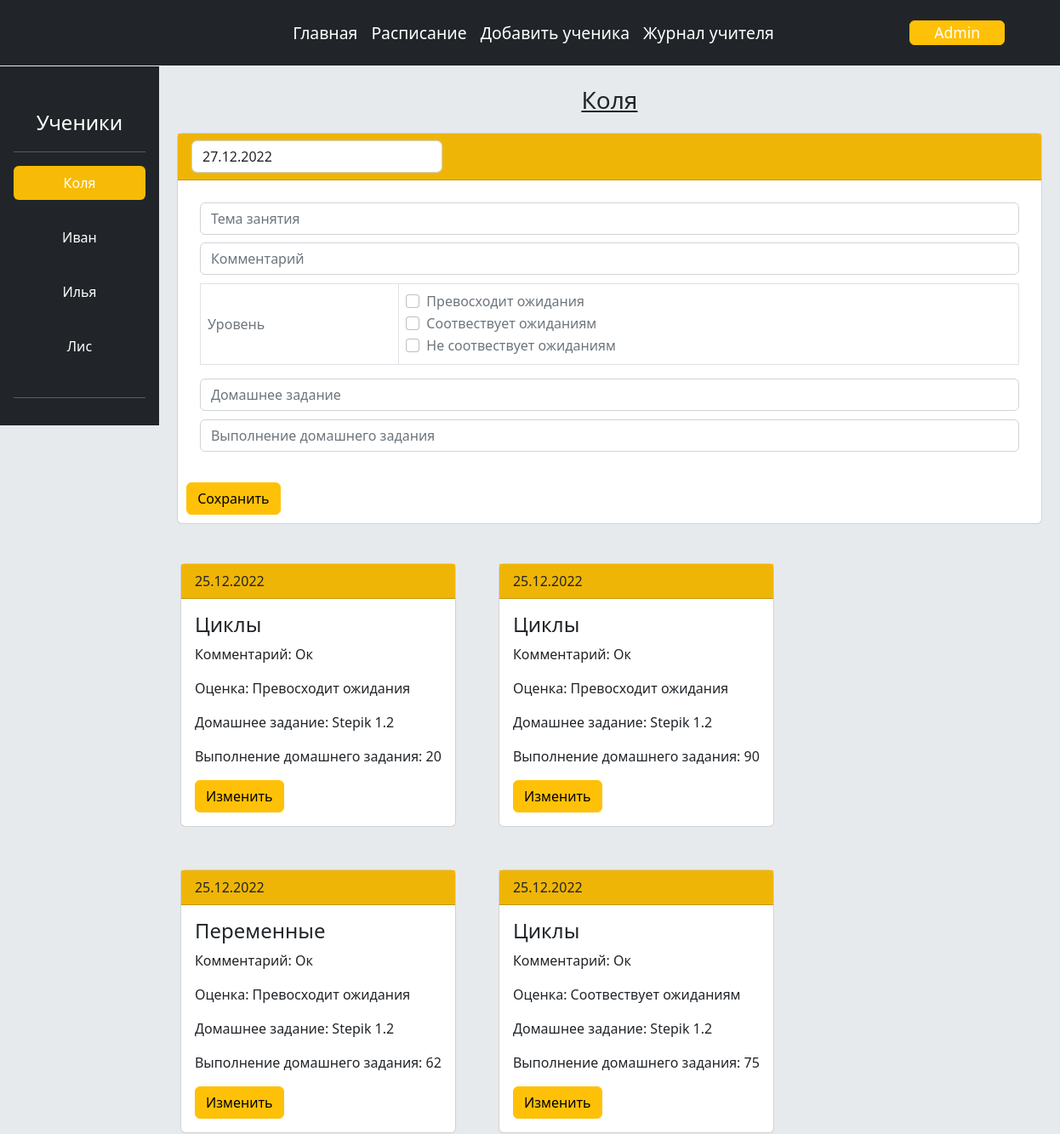
Before: /journal/3 (signed in, upper part) with the older database file.
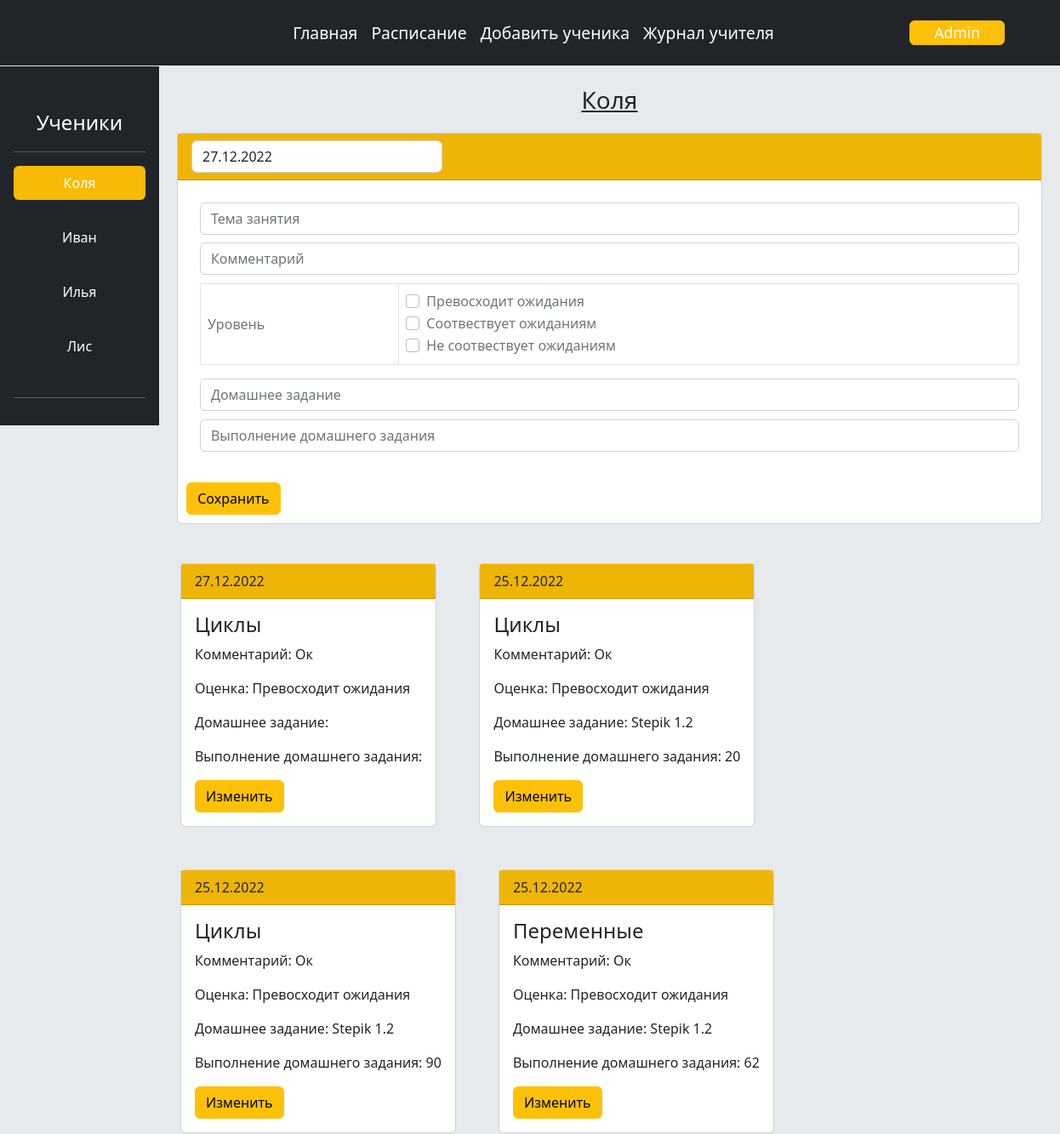
After: the same page with the newer database file.
### data/student.py (models this page shows)
class Student(SqlAlchemyBase):
    __tablename__ = 'students'
    id = sqlalchemy.Column(sqlalchemy.Integer, primary_key=True, autoincrement=True)
    name = sqlalchemy.Column(sqlalchemy.String, nullable=True)
    phone = sqlalchemy.Column(sqlalchemy.String, nullable=True)
    link = sqlalchemy.Column(sqlalchemy.String, nullable=True)
    data_lesson = sqlalchemy.Column(sqlalchemy.String, nullable=True)
    class_student = sqlalchemy.Column(sqlalchemy.String)
    def get_info(self):
        temp = self.data_lesson.split(";")
        day = []
        time = {}
        for i in temp:
            day.append(i.split("-")[0])
            time[i.split("-")[0]] = i.split("-")[1]
        return [str(self.id), self.name, self.link, self.phone, day, time, self.class_student]

### tables this page shows
CREATE TABLE user3 (
            id  INT PRIMARY KEY,
            data_lesson TEXT,
            topic TEXT,
            comment TEXT,
            level TEXT,
            homework TEXT,
            homework_mark TEXT);

### main.py (the view, shortened to what this page needs)
@app.route('/journal/<id>', methods=['GET', 'POST'])
@login_required
def journal(id):
    form = AddInfoForm()
    db_sess = db_session.create_session()
    studets = db_sess.query(Student).all()
    st = []
    for i in studets:
        st.append(i.get_info())
    db_sess.close()
    if id == '0':
        return render_template("journal_page.html", students=st, href="/journal/", indentificator=id)
    else:
        st_active = []
        for i in st:
            if i[0] == id:
                st_active = i
                break
        stutent_info = func_student.get_student_info(id)
        return render_template("journal_page.html", students=st, href="/journal/",
                               indentificator=id, student_active=st_active, stutent_info=stutent_info,
                               form=form, today=datetime.datetime.now().strftime("%d.%m.%Y"))

### forms/add_info_student.py
class AddInfoForm(FlaskForm):
    data = StringField('Дата занятия', validators=[DataRequired()])
    topic = StringField('Тема', validators=[DataRequired()])
    level = StringField('Уровень', validators=[DataRequired()])
    comment = StringField('Комментарий', validators=[DataRequired()])
    homework = StringField('Домашнее задание', validators=[DataRequired()])
    homework_mark = StringField('Оценка домашнего задания', validators=[DataRequired()])
    submit = SubmitField('Сохранить')

### data/db_session.py (called while the page is built)
def create_session() -> Session:
    global __factory
    return __factory()

### data/func_student.py (called while the page is built)
def get_student_info(id):
    name_table = "user" + str(id)
    conn = sqlite3.connect("db/students.db")
    cur = conn.cursor()
    rez = cur.execute(f'''SELECT * FROM {name_table} ''').fetchall()
    conn.close()
    return rez

### main.py (called while the page is built)
@login_manager.user_loader
def load_user(user_id):
    db_sess = db_session.create_session()
    return db_sess.query(User).get(user_id)

### templates/journal_page.html (shortened to what the changed rows need)
{% extends "main_page.html" %}
{% block content %}
        <div class="d-flex flex-column flex-shrink-0 p-3 text-white bg-dark sidenav" style="text-align: center;>
            <a href="#" class="d-flex align-items-center mb-3 mb-md-0 me-md-auto text-white text-decoration-none">
                <ul class="nav nav-pills flex-column mb-auto">
                  {% for student in students %}
                    <li class="nav-item">
                        {% if student[0] == indentificator %}
                                <a href="{{href + student[0]}}" class="nav-link active" a style="background-color: #F7BB07" ria-current="page" >
                                   {{student[1]}}
                                 </a>
                        {% else %}
                               <a href="{{href + student[0]}}" class="nav-link text-white" aria-current="page">
                                   {{student[1]}}
                                 </a>
                        {% endif %}
                              <br>
                      </li>
                    {% endfor %}
                </ul>
          </div>
    <div class="margin_input" style="height: auto">
        <br>
         {% if "0" == indentificator %}
         {% else %}
        <h3 align="center"> <u> {{student_active[1]}} </u> </h3>
                <div class="card-deck">
                    <div class="card size_form" >
                        <form action="" method="post" novalidate>
                            <div class="bgcolor_fon1">
                                  <div class="card-header">
                                    {{ form.data(class="form-control", placeholder="Дата", style="max-width:30%", value=today) }}
                                  </div>
                            </div>
                              <div class="card-body">
                                  <div class="margin_card_item1">
                                        {{ form.topic(class="form-control", placeholder="Тема занятия") }}
                                  </div>
                                  <div class="margin_card_item1">
                                        {{ form.comment(class="form-control", placeholder="Комментарий") }}
                                  </div>
                                  <div class="margin_card_item1">
                                        <table class="table table-bordered">
                                              <tbody>
                                                    <tr>
                                                      <td style="vertical-align: middle; color:#6C757D">Уровень</td>
                                                      <td style="color:#6C757D">
                                                            <div class="form-check">
                                                                  <input class="form-check-input" type="checkbox" name="r1" id="flexRadioDefault1">
                                                                  <label class="form-check-label" for="flexRadioDefault1">
                                                                    Превосходит ожидания
                                                                  </label>
                                                            </div>
                                                            <div class="form-check">
                                                                  <input class="form-check-input" type="checkbox" name="r2" id="flexRadioDefault2" value="1111">
                                                                  <label class="form-check-label" for="flexRadioDefault2">
                                                                    Соотвествует ожиданиям
                                                                  </label>
                                                            </div>
                                                            <div class="form-check">
                                                                  <input class="form-check-input" type="checkbox" name="r3" id="flexRadioDefault3">
                                                                  <label class="form-check-label" for="flexRadioDefault3">
                                                                    Не соотвествует ожиданиям
                                                                  </label>
                                                            </div>
                                                      </td>
                                                    </tr>
                                              </tbody>
                                        </table>
                                  </div>
                                  <div class="margin_card_item1">
                                        {{ form.homework(class="form-control", placeholder="Домашнее задание") }}
                                  </div>
                                  <div class="margin_card_item1">
                                        {{ form.homework_mark(class="form-control", placeholder="Выполнение домашнего задания") }}
                                  </div>
                              </div>
                                 <p class="margin_card_item1">{{ form.submit(type="submit", class="btn btn-warning") }}</p>
                        </form>
                    </div>
                    {% for item in stutent_info[::-1] %}
                        <div class="card margin_card_new_student" >
                            <div class="bgcolor_fon1">
                                  <div class="card-header" >
                                    {{item[1]}}
                                  </div>
                            </div>
                              <div class="card-body">
                                    <h4 class="card-title">{{item[2]}}</h4>
                                    <p class="card-text">Комментарий: {{item[3]}}</p>
                                  <p class="card-text">Оценка: {{item[4]}}</p>
                                  <p class="card-text">Домашнее задание: {{item[5]}}</p>
                                  <p class="card-text">Выполнение домашнего задания: {{item[6]}}</p>
                                  <form action="" method="post" novalidate>
                                    <button  class="btn btn-warning" name="change" value="{{item[0]}}"> Изменить </button>
                                  </form>
                              </div>
                        </div>
                    {% endfor %}
                </div>
         {% endif %}
        </div>
    </div>
{% endblock %}

Changed rows visible on the page:
no longer on this page (row unchanged): user3: data_lesson "25.12.2022", topic "Циклы", comment "Ок", level "Соотвествует ожиданиям", homework "Stepik 1.2", homework_mark "75", {{ item[0] }} 2 (drawn)
added user3: data_lesson "27.12.2022", topic "Циклы", comment "Ок", level "Превосходит ожидания", {{ item[0] }} 6 (drawn)
